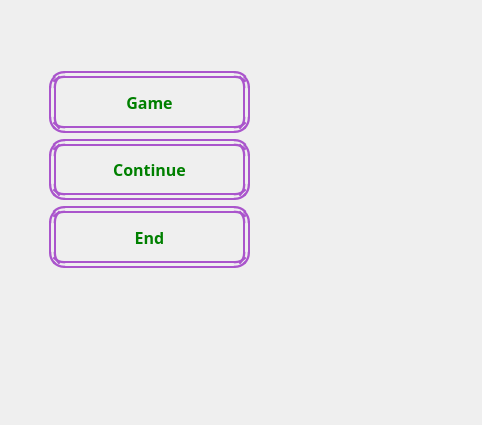
<?xml version="1.0" encoding="UTF-8"?>
<ui version="4.0">
 <class>menu</class>
 <widget class="QWidget" name="menu">
  <property name="windowModality">
   <enum>Qt::NonModal</enum>
  </property>
  <property name="geometry">
   <rect>
    <x>0</x>
    <y>0</y>
    <width>482</width>
    <height>425</height>
   </rect>
  </property>
  <property name="windowTitle">
   <string>Form</string>
  </property>
  <property name="accessibleDescription">
   <string/>
  </property>
  <property name="layoutDirection">
   <enum>Qt::LeftToRight</enum>
  </property>
  <property name="autoFillBackground">
   <bool>false</bool>
  </property>
  <property name="styleSheet">
   <string notr="true">background-image: url(:/menu.jpg);</string>
  </property>
  <widget class="QWidget" name="">
   <property name="geometry">
    <rect>
     <x>9</x>
     <y>9</y>
     <width>281</width>
     <height>321</height>
    </rect>
   </property>
   <layout class="QGridLayout" name="gridLayout">
    <item row="2" column="2">
     <spacer name="horizontalSpacer_5">
      <property name="orientation">
       <enum>Qt::Horizontal</enum>
      </property>
      <property name="sizeHint" stdset="0">
       <size>
        <width>40</width>
        <height>20</height>
       </size>
      </property>
     </spacer>
    </item>
    <item row="2" column="1">
     <widget class="QPushButton" name="continue_2">
      <property name="sizePolicy">
       <sizepolicy hsizetype="Expanding" vsizetype="MinimumExpanding">
        <horstretch>0</horstretch>
        <verstretch>0</verstretch>
       </sizepolicy>
      </property>
      <property name="font">
       <font>
        <family>Segoe Print</family>
        <pointsize>12</pointsize>
        <weight>75</weight>
        <bold>true</bold>
       </font>
      </property>
      <property name="styleSheet">
       <string notr="true">background-image: url(:/);
border-radius: 15px;
border: 7px double #aa55cc;
color: green</string>
      </property>
      <property name="text">
       <string>Continue</string>
      </property>
     </widget>
    </item>
    <item row="2" column="0">
     <spacer name="horizontalSpacer_2">
      <property name="orientation">
       <enum>Qt::Horizontal</enum>
      </property>
      <property name="sizeHint" stdset="0">
       <size>
        <width>40</width>
        <height>20</height>
       </size>
      </property>
     </spacer>
    </item>
    <item row="1" column="1">
     <widget class="QPushButton" name="game">
      <property name="sizePolicy">
       <sizepolicy hsizetype="Expanding" vsizetype="MinimumExpanding">
        <horstretch>1</horstretch>
        <verstretch>0</verstretch>
       </sizepolicy>
      </property>
      <property name="font">
       <font>
        <family>Segoe Print</family>
        <pointsize>12</pointsize>
        <weight>75</weight>
        <bold>true</bold>
       </font>
      </property>
      <property name="styleSheet">
       <string notr="true">background-image: url(:/);
border-radius: 15px;
border: 7px double #aa55cc;
color: green</string>
      </property>
      <property name="text">
       <string>Game</string>
      </property>
     </widget>
    </item>
    <item row="3" column="2">
     <spacer name="horizontalSpacer_6">
      <property name="orientation">
       <enum>Qt::Horizontal</enum>
      </property>
      <property name="sizeHint" stdset="0">
       <size>
        <width>40</width>
        <height>20</height>
       </size>
      </property>
     </spacer>
    </item>
    <item row="1" column="2">
     <spacer name="horizontalSpacer_4">
      <property name="orientation">
       <enum>Qt::Horizontal</enum>
      </property>
      <property name="sizeHint" stdset="0">
       <size>
        <width>40</width>
        <height>20</height>
       </size>
      </property>
     </spacer>
    </item>
    <item row="3" column="0">
     <spacer name="horizontalSpacer_3">
      <property name="orientation">
       <enum>Qt::Horizontal</enum>
      </property>
      <property name="sizeHint" stdset="0">
       <size>
        <width>40</width>
        <height>20</height>
       </size>
      </property>
     </spacer>
    </item>
    <item row="1" column="0">
     <spacer name="horizontalSpacer">
      <property name="orientation">
       <enum>Qt::Horizontal</enum>
      </property>
      <property name="sizeHint" stdset="0">
       <size>
        <width>40</width>
        <height>20</height>
       </size>
      </property>
     </spacer>
    </item>
    <item row="3" column="1">
     <widget class="QPushButton" name="end">
      <property name="sizePolicy">
       <sizepolicy hsizetype="Expanding" vsizetype="MinimumExpanding">
        <horstretch>0</horstretch>
        <verstretch>0</verstretch>
       </sizepolicy>
      </property>
      <property name="font">
       <font>
        <family>Segoe Print</family>
        <pointsize>12</pointsize>
        <weight>75</weight>
        <bold>true</bold>
       </font>
      </property>
      <property name="styleSheet">
       <string notr="true">background-image: url(:/);
border-radius: 15px;
border: 7px double #aa55cc;
color: green;</string>
      </property>
      <property name="text">
       <string>End</string>
      </property>
     </widget>
    </item>
    <item row="0" column="1">
     <spacer name="verticalSpacer">
      <property name="orientation">
       <enum>Qt::Vertical</enum>
      </property>
      <property name="sizeHint" stdset="0">
       <size>
        <width>20</width>
        <height>40</height>
       </size>
      </property>
     </spacer>
    </item>
    <item row="4" column="1">
     <spacer name="verticalSpacer_2">
      <property name="orientation">
       <enum>Qt::Vertical</enum>
      </property>
      <property name="sizeHint" stdset="0">
       <size>
        <width>20</width>
        <height>40</height>
       </size>
      </property>
     </spacer>
    </item>
   </layout>
  </widget>
 </widget>
 <resources/>
 <connections/>
</ui>
